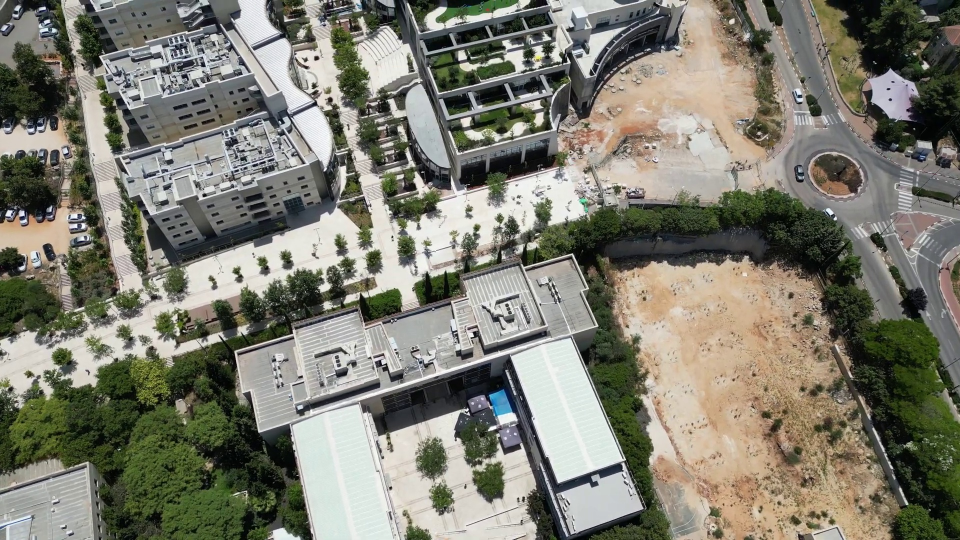
#> input picture dataset/961.jpeg, 1920 x 1080 px (shown at 1/2 size)
$ python remove_similar.py --input . --percent 1.0
#> lines starting #> are read from the running program, lines starting #| are printed output that depends on the picture
import argparse
from pathlib import Path
from PIL import Image

IMAGE_EXTENSIONS = {".jpg", ".jpeg", ".jpen", ".png"}


parser = argparse.ArgumentParser(
    description="Remove closely similar images from a folder."
)

parser.add_argument(
    "-i",
    "--input",
    required=True,
    help="Input folder. Can contain nested folders.",
)

parser.add_argument(
    "-p",
    "--percent",
    type=float,
    required=True,
    help="Similarity percentage from 0 to 100. Example: 95 removes very similar images.",
)

args = parser.parse_args()

INPUT = Path(args.input)
PERCENT = args.percent

if not INPUT.exists():
    raise FileNotFoundError(f"Input folder does not exist: {INPUT}")

if not INPUT.is_dir():
    raise ValueError(f"Input must be a folder: {INPUT}")

if PERCENT < 0 or PERCENT > 100:
    raise ValueError("Percent must be between 0 and 100")


def get_image_files(folder: Path):
    return sorted(
        file
        for file in folder.rglob("*")
        if file.is_file() and file.suffix.lower() in IMAGE_EXTENSIONS
    )


def dhash(image_path: Path, hash_size: int = 8) -> int:
    """
    Creates a simple perceptual hash.
    Similar images should have similar hashes.
    """
#> called with hash_size = 8
    with Image.open(image_path) as img:
#> img is the input picture: PIL image 1920x1080 RGB; mean R, G, B 125.5, 124.4, 112.1
        img = img.convert("L")
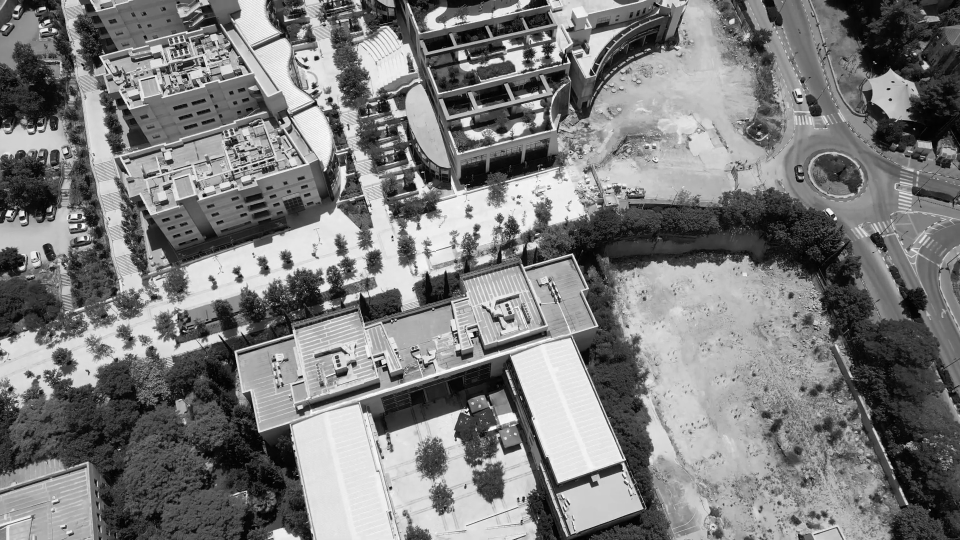
#> img: PIL image 1920x1080 L (shown at 1/2 size); min 0, max 255, mean 123.3
        img = img.resize((hash_size + 1, hash_size))

        pixels = list(img.getdata())
#> pixels = 72 values, max 214 at index 66, min 48 at index 8, mean 123.7

    result = 0

    for row in range(hash_size):
        for col in range(hash_size):
            left = pixels[row * (hash_size + 1) + col]
            right = pixels[row * (hash_size + 1) + col + 1]

            result <<= 1

            if left > right:
                result |= 1
#> after the loop, result = 3689419574737082265

    return result


def similarity_percent(hash_a: int, hash_b: int, bits: int = 64) -> float:
    different_bits = (hash_a ^ hash_b).bit_count()
    same_bits = bits - different_bits

    return (same_bits / bits) * 100


images = get_image_files(INPUT)

print(f"Found {len(images)} images")
print(f"Similarity threshold: {PERCENT}%")
print()

kept_images = []
deleted_count = 0
skipped_count = 0

for image_path in images:
    try:
        current_hash = dhash(image_path)
#> current_hash = 3689419574737082265
    except Exception as error:
        print(f"Skipping unreadable image: {image_path} | {error}")
        skipped_count += 1
        continue

    duplicate_of = None
    duplicate_similarity = 0

    for kept_path, kept_hash in kept_images:
        similarity = similarity_percent(current_hash, kept_hash)

        if similarity >= PERCENT:
            duplicate_of = kept_path
            duplicate_similarity = similarity
            break

    if duplicate_of is not None:
        print(f"Deleting: {image_path}")
        print(f"  Similar to: {duplicate_of}")
        print(f"  Similarity: {duplicate_similarity:.2f}%")

        image_path.unlink()
        deleted_count += 1
    else:
        kept_images.append((image_path, current_hash))

print()
print("Done.")
print(f"Kept: {len(kept_images)}")
#| Kept: 1
print(f"Deleted: {deleted_count}")
print(f"Skipped: {skipped_count}")
